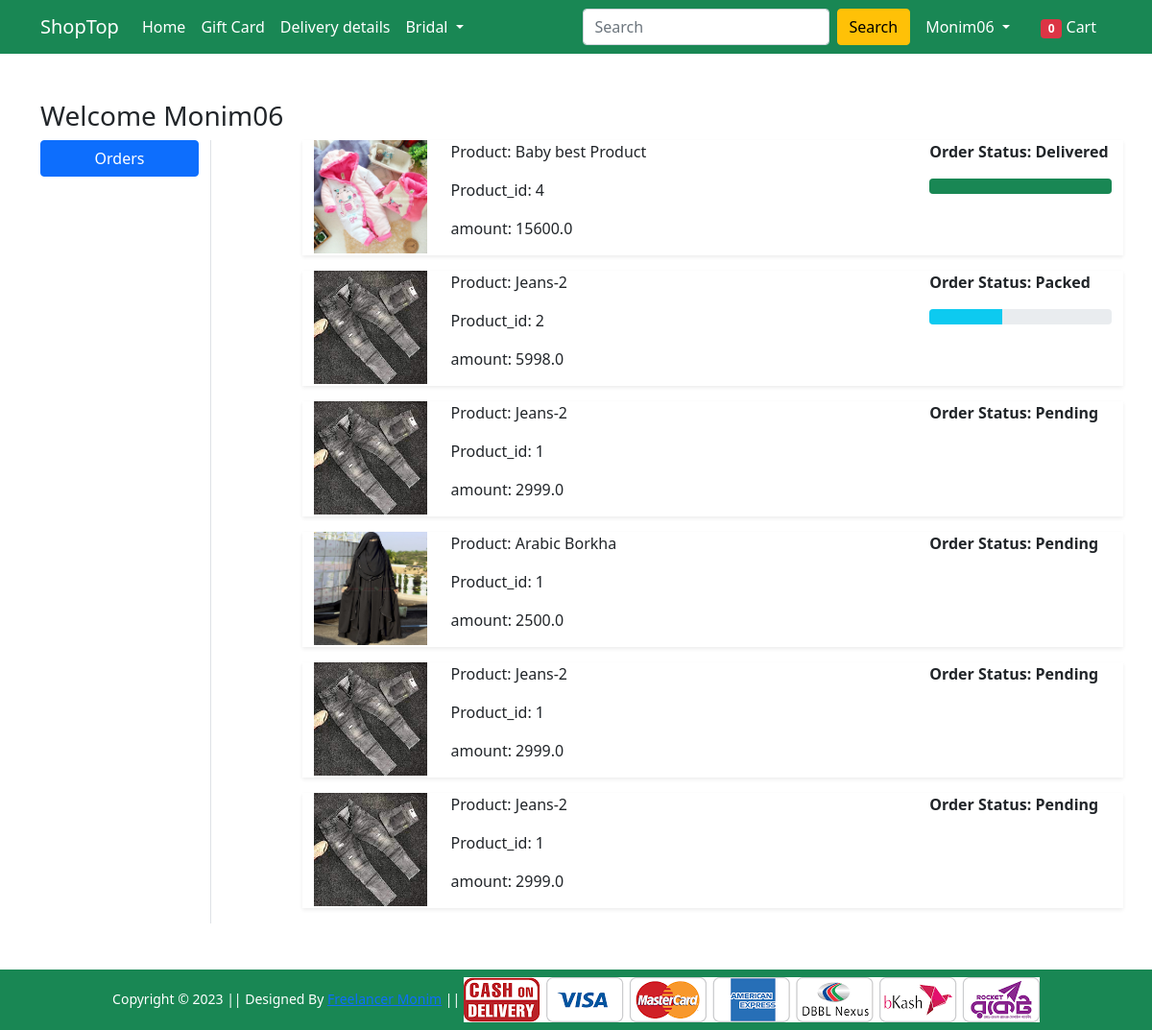
/orders/ (signed in), run on the app's committed database.
### Shop/models.py (models this page shows, shortened)
class OrderPlaced(models.Model):
    user = models.ForeignKey(User, on_delete=models.CASCADE)
    customer = models.ForeignKey(Customer, on_delete=models.CASCADE)
    product = models.ForeignKey(Product, on_delete=models.CASCADE)
    quantity = models.PositiveIntegerField(default=1)
    order_date = models.DateTimeField(auto_now_add=True)
    status = models.CharField(max_length=50, choices=STATUS_CHOICE, default='Pending')
    @property
    def total_cost(self):
        return self.quantity * self.product.discounted_price

class Product(models.Model):
    title = models.CharField(max_length=100)
    seling_price = models.FloatField()
    discounted_price = models.FloatField()
    description = models.TextField()
    brand = models.CharField(max_length=100)
    category = models.CharField(choices=CATEGORY_CHOICES,max_length=100)
    product_image = models.ImageField(upload_to='productimg')

### Shop/views.py (the view)
# urls.py: path('orders/', views.orders, name='orders'),
@login_required
def orders(request):
 totalitem = 0
 op = OrderPlaced.objects.filter(user=request.user)
 if request.user.is_authenticated:
   totalitem = len(Cart.objects.filter(user=request.user))
 return render(request, 'Shop/orders.html', {'order_placed':op,'totalitem': totalitem})

### Shop/templates/Shop/orders.html (shortened to what this page needs)
{% extends 'Shop/base.html' %}
{% load static %}
{% block main-content %}
<div class="container my-5">
    <div class="row">
        <h3>Welcome <span class="text-capitalize">{{request.user}}</span></h3>
        <div class="col-sm-2 border-end">
            <ul class="list-unstyled">
                <li class="d-grid"><a href="{% url 'orders' %}" class="btn btn-primary">Orders</a></li>
            </ul>
        </div>
        <div class="col-sm-9 offset-sm-1">
            {% for op in order_placed %}
            <div class="row shadow-sm mb-3">
                <div class="col-sm-2">
                    <img src="{{op.product.product_image.url}}" alt="" srcset="" class="img-fluid" height="150"
                        width="150">
                </div>
                <div class="col-sm-7">
                    <p>Product: {{op.product.title}}</p>
                    <p>Product_id: {{op.quantity}}</p>
                    <p>amount: {{op.total_cost}}</p>
                </div>
                <div class="col-sm-3 fw-bold">
                    <p>Order Status: {{op.status}}</p>
                    {% if op.status == 'Packed' %}
                    <div class="progress">
                        <div class="progress-bar bg-info" role="progressbar" style="width: 40%" aria-valuenow="40"
                            aria-valuemin="0" aria-valuemax="100">
                        </div>
                    </div>
                    {% endif %}
                    {% if op.status == 'Delivered' %}
                    <div class="progress">
                        <div class="progress-bar bg-success" role="progressbar" style="width: 100%" aria-valuenow="100"
                            aria-valuemin="0" aria-valuemax="100">
                        </div>
                    </div>
                    {% endif %}
                </div>
            </div>
            {% endfor %}
        </div>
    </div>
</div>
{% endblock main-content %}

### Shop/templates/Shop/base.html (shortened to what this page needs)
<!doctype html>
{% load static %}
<html lang="en">
<head>
    <link href="https://cdn.jsdelivr.net/npm/bootstrap@5.0.0-beta1/dist/css/bootstrap.min.css" rel="stylesheet"
>
    <link rel="stylesheet" href="{% static 'Shop/css/owl.carousel.min.css' %}">
    <link rel="stylesheet" href="{% static 'Shop/css/all.min.css' %}">
    <link rel="stylesheet" href="{% static 'Shop/css/style.css' %}">
</head>
<body>
    <nav class="navbar navbar-expand-lg navbar-dark bg-success">
        <div class="container">
            <a class="navbar-brand" href="/">ShopTop</a>
            <div class="collapse navbar-collapse" id="navbarSupportedContent">
                <ul class="navbar-nav me-auto mb-2 mb-lg-0">
                    <li class="nav-item">
                        <a class="nav-link active" aria-current="page" href="/">Home</a>
                    </li>
                    <li class="nav-item">
                        <a class="nav-link active" aria-current="page" href="#">Gift Card</a>
                    </li>
                    <li class="nav-item">
                        <a class="nav-link active" aria-current="page" href="#">Delivery details</a>
                    </li>
                    <li class="nav-item dropdown">
                        <a class="nav-link dropdown-toggle text-white" href="#" id="electronicsDropdown" role="button"
                            data-bs-toggle="dropdown" aria-expanded="false">
                            Bridal
                        </a>
                    </li>
                </ul>
                <form class="d-flex">
                    <input class="form-control me-2" type="search" placeholder="Search" aria-label="Search">
                    <button class="btn btn-warning" type="submit">Search</button>
                </form>
                <div>
                    <ul class="navbar-nav me-auto mb-2 mb-lg-0">
                        {% if request.user.is_authenticated %}
                        <li class="nav-item dropdown mx-2">
                            <a class="nav-link dropdown-toggle text-white" href="#" id="profileDropdown" role="button"
                                data-bs-toggle="dropdown" aria-expanded="false">
                                {{request.user|capfirst}}
                            </a>
                        </li>
                        <li class="nav-item mx-2">
                            <a href="{% url 'showcart' %}" class="nav-link text-white"><span
                                    class="badge bg-danger">{{totalitem}}</span> Cart </a>
                        </li>
                        {% endif %}
                    </ul>
                </div>
            </div>
        </div>
    </nav>
    {% block main-content %} {% endblock main-content %}
    <footer class="container-fluid bg-success text-center p-2 mt-5">
        <small class="text-white">Copyright &copy; 2023 || Designed By <a href="http://wwww.facebook.com/freelancermonim">Freelancer Monim</a> || </small>
        <img src="{% static 'Shop/images/paymentlogo.png' %}" alt="" srcset="" class="img-fluid" height="2px">
    </footer>
</body>
</html>

### data on the page
OrderPlaced: product.product_image (picture), product "Baby best Product", quantity "4", total_cost "15600.0", status "Delivered"
OrderPlaced: product.product_image (picture), product "Jeans-2", quantity "2", total_cost "5998.0", status "Packed"
OrderPlaced: product.product_image (picture), product "Jeans-2", quantity "1", total_cost "2999.0", status "Pending"
OrderPlaced: product.product_image (picture), product "Arabic Borkha", quantity "1", total_cost "2500.0", status "Pending"
OrderPlaced: product.product_image (picture), product "Jeans-2", quantity "1", total_cost "2999.0", status "Pending"
OrderPlaced: product.product_image (picture), product "Jeans-2", quantity "1", total_cost "2999.0", status "Pending"

### other printed values
{{ request.user|capfirst }} "Monim06"
{{ totalitem }} "0"
{{ request.user }} "Monim06"
